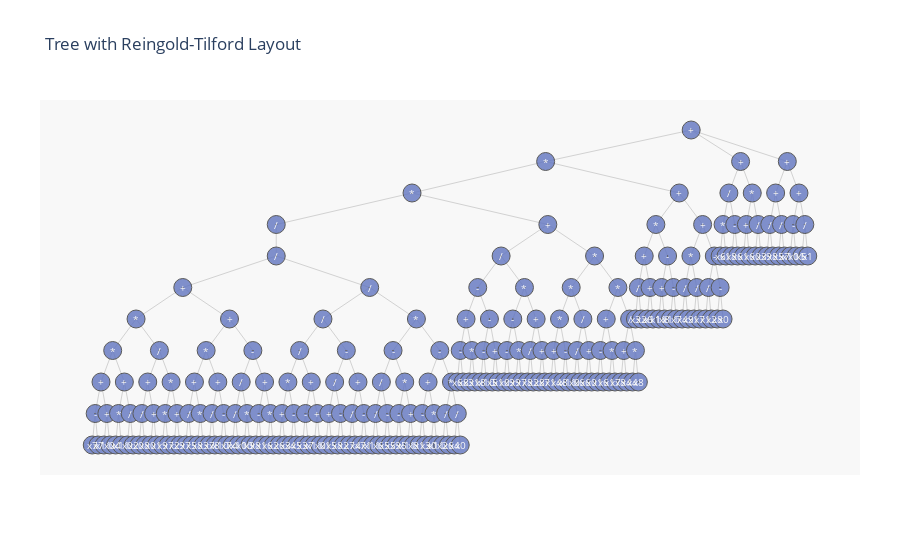

Notebook code cell kept with this figure:
### Code cell
tree1.view_tree()

### Figure 1 — Plotly figure (JSON) as saved in the notebook; plotly's stock layout.template omitted (floating-point values rounded to 4 significant figures; data arrays with more than 128 entries replaced by an {"elided": "..."} marker saying what was removed)
{"data": [{"hoverinfo": "none", "line": {"color": "rgb(210,210,210)", "width": 1}, "mode": "lines", "type": "scatter", "x": {"elided": "762 float values"}, "y": {"elided": "762 int values"}}, {"hoverinfo": "text", "marker": {"color": "#6175c1", "line": {"color": "rgb(50,50,50)", "width": 1}, "size": 18, "symbol": "circle-dot"}, "mode": "markers", "name": "Nodes", "opacity": 0.8, "text": {"elided": "255 str values"}, "type": "scatter", "x": {"elided": "255 float values"}, "y": {"elided": "255 int values"}}], "layout": {"annotations": [{"font": {"color": "rgb(250,250,250)", "size": 10}, "showarrow": false, "text": "/", "x": -71.04, "xref": "x", "y": 17, "yref": "y"}, {"font": {"color": "rgb(250,250,250)", "size": 10}, "showarrow": false, "text": "/", "x": -71.04, "xref": "x", "y": 16, "yref": "y"}, {"font": {"color": "rgb(250,250,250)", "size": 10}, "showarrow": false, "text": "+", "x": -87.04, "xref": "x", "y": 15, "yref": "y"}, {"font": {"color": "rgb(250,250,250)", "size": 10}, "showarrow": false, "text": "*", "x": -95.04, "xref": "x", "y": 14, "yref": "y"}, {"font": {"color": "rgb(250,250,250)", "size": 10}, "showarrow": false, "text": "*", "x": -99.04, "xref": "x", "y": 13, "yref": "y"}, {"font": {"color": "rgb(250,250,250)", "size": 10}, "showarrow": false, "text": "+", "x": -101.0, "xref": "x", "y": 12, "yref": "y"}, {"font": {"color": "rgb(250,250,250)", "size": 10}, "showarrow": false, "text": "-", "x": -102.0, "xref": "x", "y": 11, "yref": "y"}, {"font": {"color": "rgb(250,250,250)", "size": 10}, "showarrow": false, "text": "x7", "x": -102.5, "xref": "x", "y": 10, "yref": "y"}, {"font": {"color": "rgb(250,250,250)", "size": 10}, "showarrow": false, "text": "x7", "x": -101.5, "xref": "x", "y": 10, "yref": "y"}, {"font": {"color": "rgb(250,250,250)", "size": 10}, "showarrow": false, "text": "+", "x": -100.0, "xref": "x", "y": 11, "yref": "y"}, {"font": {"color": "rgb(250,250,250)", "size": 10}, "showarrow": false, "text": "x11", "x": -100.5, "xref": "x", "y": 10, "yref": "y"}, {"font": {"color": "rgb(250,250,250)", "size": 10}, "showarrow": false, "text": "x0", "x": -99.54, "xref": "x", "y": 10, "yref": "y"}, {"font": {"color": "rgb(250,250,250)", "size": 10}, "showarrow": false, "text": "+", "x": -97.04, "xref": "x", "y": 12, "yref": "y"}, {"font": {"color": "rgb(250,250,250)", "size": 10}, "showarrow": false, "text": "*", "x": -98.04, "xref": "x", "y": 11, "yref": "y"}, {"font": {"color": "rgb(250,250,250)", "size": 10}, "showarrow": false, "text": "x4", "x": -98.54, "xref": "x", "y": 10, "yref": "y"}, {"font": {"color": "rgb(250,250,250)", "size": 10}, "showarrow": false, "text": "x11", "x": -97.54, "xref": "x", "y": 10, "yref": "y"}, {"font": {"color": "rgb(250,250,250)", "size": 10}, "showarrow": false, "text": "/", "x": -96.04, "xref": "x", "y": 11, "yref": "y"}, {"font": {"color": "rgb(250,250,250)", "size": 10}, "showarrow": false, "text": "x0", "x": -96.54, "xref": "x", "y": 10, "yref": "y"}, {"font": {"color": "rgb(250,250,250)", "size": 10}, "showarrow": false, "text": "x2", "x": -95.54, "xref": "x", "y": 10, "yref": "y"}, {"font": {"color": "rgb(250,250,250)", "size": 10}, "showarrow": false, "text": "/", "x": -91.04, "xref": "x", "y": 13, "yref": "y"}, {"font": {"color": "rgb(250,250,250)", "size": 10}, "showarrow": false, "text": "+", "x": -93.04, "xref": "x", "y": 12, "yref": "y"}, {"font": {"color": "rgb(250,250,250)", "size": 10}, "showarrow": false, "text": "/", "x": -94.04, "xref": "x", "y": 11, "yref": "y"}, {"font": {"color": "rgb(250,250,250)", "size": 10}, "showarrow": false, "text": "x0", "x": -94.54, "xref": "x", "y": 10, "yref": "y"}, {"font": {"color": "rgb(250,250,250)", "size": 10}, "showarrow": false, "text": "x8", "x": -93.54, "xref": "x", "y": 10, "yref": "y"}, {"font": {"color": "rgb(250,250,250)", "size": 10}, "showarrow": false, "text": "+", "x": -92.04, "xref": "x", "y": 11, "yref": "y"}, {"font": {"color": "rgb(250,250,250)", "size": 10}, "showarrow": false, "text": "x0", "x": -92.54, "xref": "x", "y": 10, "yref": "y"}, {"font": {"color": "rgb(250,250,250)", "size": 10}, "showarrow": false, "text": "x1", "x": -91.54, "xref": "x", "y": 10, "yref": "y"}, {"font": {"color": "rgb(250,250,250)", "size": 10}, "showarrow": false, "text": "*", "x": -89.04, "xref": "x", "y": 12, "yref": "y"}, {"font": {"color": "rgb(250,250,250)", "size": 10}, "showarrow": false, "text": "*", "x": -90.04, "xref": "x", "y": 11, "yref": "y"}, {"font": {"color": "rgb(250,250,250)", "size": 10}, "showarrow": false, "text": "x9", "x": -90.54, "xref": "x", "y": 10, "yref": "y"}, {"font": {"color": "rgb(250,250,250)", "size": 10}, "showarrow": false, "text": "x7", "x": -89.54, "xref": "x", "y": 10, "yref": "y"}, {"font": {"color": "rgb(250,250,250)", "size": 10}, "showarrow": false, "text": "+", "x": -88.04, "xref": "x", "y": 11, "yref": "y"}, {"font": {"color": "rgb(250,250,250)", "size": 10}, "showarrow": false, "text": "x2", "x": -88.54, "xref": "x", "y": 10, "yref": "y"}, {"font": {"color": "rgb(250,250,250)", "size": 10}, "showarrow": false, "text": "x9", "x": -87.54, "xref": "x", "y": 10, "yref": "y"}, {"font": {"color": "rgb(250,250,250)", "size": 10}, "showarrow": false, "text": "+", "x": -79.04, "xref": "x", "y": 14, "yref": "y"}, {"font": {"color": "rgb(250,250,250)", "size": 10}, "showarrow": false, "text": "*", "x": -83.04, "xref": "x", "y": 13, "yref": "y"}, {"font": {"color": "rgb(250,250,250)", "size": 10}, "showarrow": false, "text": "+", "x": -85.04, "xref": "x", "y": 12, "yref": "y"}, {"font": {"color": "rgb(250,250,250)", "size": 10}, "showarrow": false, "text": "/", "x": -86.04, "xref": "x", "y": 11, "yref": "y"}, {"font": {"color": "rgb(250,250,250)", "size": 10}, "showarrow": false, "text": "x7", "x": -86.54, "xref": "x", "y": 10, "yref": "y"}, {"font": {"color": "rgb(250,250,250)", "size": 10}, "showarrow": false, "text": "x5", "x": -85.54, "xref": "x", "y": 10, "yref": "y"}, {"font": {"color": "rgb(250,250,250)", "size": 10}, "showarrow": false, "text": "*", "x": -84.04, "xref": "x", "y": 11, "yref": "y"}, {"font": {"color": "rgb(250,250,250)", "size": 10}, "showarrow": false, "text": "x8", "x": -84.54, "xref": "x", "y": 10, "yref": "y"}, {"font": {"color": "rgb(250,250,250)", "size": 10}, "showarrow": false, "text": "x3", "x": -83.54, "xref": "x", "y": 10, "yref": "y"}, {"font": {"color": "rgb(250,250,250)", "size": 10}, "showarrow": false, "text": "+", "x": -81.04, "xref": "x", "y": 12, "yref": "y"}, {"font": {"color": "rgb(250,250,250)", "size": 10}, "showarrow": false, "text": "/", "x": -82.04, "xref": "x", "y": 11, "yref": "y"}, {"font": {"color": "rgb(250,250,250)", "size": 10}, "showarrow": false, "text": "x7", "x": -82.54, "xref": "x", "y": 10, "yref": "y"}, {"font": {"color": "rgb(250,250,250)", "size": 10}, "showarrow": false, "text": "x8", "x": -81.54, "xref": "x", "y": 10, "yref": "y"}, {"font": {"color": "rgb(250,250,250)", "size": 10}, "showarrow": false, "text": "-", "x": -80.04, "xref": "x", "y": 11, "yref": "y"}, {"font": {"color": "rgb(250,250,250)", "size": 10}, "showarrow": false, "text": "x10", "x": -80.54, "xref": "x", "y": 10, "yref": "y"}, {"font": {"color": "rgb(250,250,250)", "size": 10}, "showarrow": false, "text": "x7", "x": -79.54, "xref": "x", "y": 10, "yref": "y"}, {"font": {"color": "rgb(250,250,250)", "size": 10}, "showarrow": false, "text": "-", "x": -75.04, "xref": "x", "y": 13, "yref": "y"}, {"font": {"color": "rgb(250,250,250)", "size": 10}, "showarrow": false, "text": "/", "x": -77.04, "xref": "x", "y": 12, "yref": "y"}, {"font": {"color": "rgb(250,250,250)", "size": 10}, "showarrow": false, "text": "/", "x": -78.04, "xref": "x", "y": 11, "yref": "y"}, {"font": {"color": "rgb(250,250,250)", "size": 10}, "showarrow": false, "text": "x4", "x": -78.54, "xref": "x", "y": 10, "yref": "y"}, {"font": {"color": "rgb(250,250,250)", "size": 10}, "showarrow": false, "text": "x10", "x": -77.54, "xref": "x", "y": 10, "yref": "y"}, {"font": {"color": "rgb(250,250,250)", "size": 10}, "showarrow": false, "text": "*", "x": -76.04, "xref": "x", "y": 11, "yref": "y"}, {"font": {"color": "rgb(250,250,250)", "size": 10}, "showarrow": false, "text": "x10", "x": -76.54, "xref": "x", "y": 10, "yref": "y"}, {"font": {"color": "rgb(250,250,250)", "size": 10}, "showarrow": false, "text": "x9", "x": -75.54, "xref": "x", "y": 10, "yref": "y"}, {"font": {"color": "rgb(250,250,250)", "size": 10}, "showarrow": false, "text": "+", "x": -73.04, "xref": "x", "y": 12, "yref": "y"}, {"font": {"color": "rgb(250,250,250)", "size": 10}, "showarrow": false, "text": "-", "x": -74.04, "xref": "x", "y": 11, "yref": "y"}, {"font": {"color": "rgb(250,250,250)", "size": 10}, "showarrow": false, "text": "x8", "x": -74.54, "xref": "x", "y": 10, "yref": "y"}, {"font": {"color": "rgb(250,250,250)", "size": 10}, "showarrow": false, "text": "x1", "x": -73.54, "xref": "x", "y": 10, "yref": "y"}, {"font": {"color": "rgb(250,250,250)", "size": 10}, "showarrow": false, "text": "*", "x": -72.04, "xref": "x", "y": 11, "yref": "y"}, {"font": {"color": "rgb(250,250,250)", "size": 10}, "showarrow": false, "text": "x6", "x": -72.54, "xref": "x", "y": 10, "yref": "y"}, {"font": {"color": "rgb(250,250,250)", "size": 10}, "showarrow": false, "text": "x2", "x": -71.54, "xref": "x", "y": 10, "yref": "y"}, {"font": {"color": "rgb(250,250,250)", "size": 10}, "showarrow": false, "text": "/", "x": -55.04, "xref": "x", "y": 15, "yref": "y"}, {"font": {"color": "rgb(250,250,250)", "size": 10}, "showarrow": false, "text": "/", "x": -63.04, "xref": "x", "y": 14, "yref": "y"}, {"font": {"color": "rgb(250,250,250)", "size": 10}, "showarrow": false, "text": "/", "x": -67.04, "xref": "x", "y": 13, "yref": "y"}, {"font": {"color": "rgb(250,250,250)", "size": 10}, "showarrow": false, "text": "*", "x": -69.04, "xref": "x", "y": 12, "yref": "y"}, {"font": {"color": "rgb(250,250,250)", "size": 10}, "showarrow": false, "text": "+", "x": -70.04, "xref": "x", "y": 11, "yref": "y"}, {"font": {"color": "rgb(250,250,250)", "size": 10}, "showarrow": false, "text": "x6", "x": -70.54, "xref": "x", "y": 10, "yref": "y"}, {"font": {"color": "rgb(250,250,250)", "size": 10}, "showarrow": false, "text": "x3", "x": -69.54, "xref": "x", "y": 10, "yref": "y"}, {"font": {"color": "rgb(250,250,250)", "size": 10}, "showarrow": false, "text": "-", "x": -68.04, "xref": "x", "y": 11, "yref": "y"}, {"font": {"color": "rgb(250,250,250)", "size": 10}, "showarrow": false, "text": "x4", "x": -68.54, "xref": "x", "y": 10, "yref": "y"}, {"font": {"color": "rgb(250,250,250)", "size": 10}, "showarrow": false, "text": "x5", "x": -67.54, "xref": "x", "y": 10, "yref": "y"}, {"font": {"color": "rgb(250,250,250)", "size": 10}, "showarrow": false, "text": "+", "x": -65.04, "xref": "x", "y": 12, "yref": "y"}, {"font": {"color": "rgb(250,250,250)", "size": 10}, "showarrow": false, "text": "-", "x": -66.04, "xref": "x", "y": 11, "yref": "y"}, {"font": {"color": "rgb(250,250,250)", "size": 10}, "showarrow": false, "text": "x3", "x": -66.54, "xref": "x", "y": 10, "yref": "y"}, {"font": {"color": "rgb(250,250,250)", "size": 10}, "showarrow": false, "text": "x7", "x": -65.54, "xref": "x", "y": 10, "yref": "y"}, {"font": {"color": "rgb(250,250,250)", "size": 10}, "showarrow": false, "text": "+", "x": -64.04, "xref": "x", "y": 11, "yref": "y"}, {"font": {"color": "rgb(250,250,250)", "size": 10}, "showarrow": false, "text": "x11", "x": -64.54, "xref": "x", "y": 10, "yref": "y"}, {"font": {"color": "rgb(250,250,250)", "size": 10}, "showarrow": false, "text": "x0", "x": -63.54, "xref": "x", "y": 10, "yref": "y"}, {"font": {"color": "rgb(250,250,250)", "size": 10}, "showarrow": false, "text": "-", "x": -59.04, "xref": "x", "y": 13, "yref": "y"}, {"font": {"color": "rgb(250,250,250)", "size": 10}, "showarrow": false, "text": "/", "x": -61.04, "xref": "x", "y": 12, "yref": "y"}, {"font": {"color": "rgb(250,250,250)", "size": 10}, "showarrow": false, "text": "+", "x": -62.04, "xref": "x", "y": 11, "yref": "y"}, {"font": {"color": "rgb(250,250,250)", "size": 10}, "showarrow": false, "text": "x1", "x": -62.54, "xref": "x", "y": 10, "yref": "y"}, {"font": {"color": "rgb(250,250,250)", "size": 10}, "showarrow": false, "text": "x5", "x": -61.54, "xref": "x", "y": 10, "yref": "y"}, {"font": {"color": "rgb(250,250,250)", "size": 10}, "showarrow": false, "text": "-", "x": -60.04, "xref": "x", "y": 11, "yref": "y"}, {"font": {"color": "rgb(250,250,250)", "size": 10}, "showarrow": false, "text": "x8", "x": -60.54, "xref": "x", "y": 10, "yref": "y"}, {"font": {"color": "rgb(250,250,250)", "size": 10}, "showarrow": false, "text": "x2", "x": -59.54, "xref": "x", "y": 10, "yref": "y"}, {"font": {"color": "rgb(250,250,250)", "size": 10}, "showarrow": false, "text": "+", "x": -57.04, "xref": "x", "y": 12, "yref": "y"}, {"font": {"color": "rgb(250,250,250)", "size": 10}, "showarrow": false, "text": "/", "x": -58.04, "xref": "x", "y": 11, "yref": "y"}, {"font": {"color": "rgb(250,250,250)", "size": 10}, "showarrow": false, "text": "x7", "x": -58.54, "xref": "x", "y": 10, "yref": "y"}, {"font": {"color": "rgb(250,250,250)", "size": 10}, "showarrow": false, "text": "x4", "x": -57.54, "xref": "x", "y": 10, "yref": "y"}, {"font": {"color": "rgb(250,250,250)", "size": 10}, "showarrow": false, "text": "-", "x": -56.04, "xref": "x", "y": 11, "yref": "y"}, {"font": {"color": "rgb(250,250,250)", "size": 10}, "showarrow": false, "text": "x7", "x": -56.54, "xref": "x", "y": 10, "yref": "y"}, {"font": {"color": "rgb(250,250,250)", "size": 10}, "showarrow": false, "text": "x1", "x": -55.54, "xref": "x", "y": 10, "yref": "y"}, {"font": {"color": "rgb(250,250,250)", "size": 10}, "showarrow": false, "text": "*", "x": -47.04, "xref": "x", "y": 14, "yref": "y"}, {"font": {"color": "rgb(250,250,250)", "size": 10}, "showarrow": false, "text": "-", "x": -51.04, "xref": "x", "y": 13, "yref": "y"}, {"font": {"color": "rgb(250,250,250)", "size": 10}, "showarrow": false, "text": "/", "x": -53.04, "xref": "x", "y": 12, "yref": "y"}, {"font": {"color": "rgb(250,250,250)", "size": 10}, "showarrow": false, "text": "/", "x": -54.04, "xref": "x", "y": 11, "yref": "y"}, {"font": {"color": "rgb(250,250,250)", "size": 10}, "showarrow": false, "text": "x11", "x": -54.54, "xref": "x", "y": 10, "yref": "y"}, {"font": {"color": "rgb(250,250,250)", "size": 10}, "showarrow": false, "text": "x6", "x": -53.54, "xref": "x", "y": 10, "yref": "y"}, {"font": {"color": "rgb(250,250,250)", "size": 10}, "showarrow": false, "text": "-", "x": -52.04, "xref": "x", "y": 11, "yref": "y"}, {"font": {"color": "rgb(250,250,250)", "size": 10}, "showarrow": false, "text": "x5", "x": -52.54, "xref": "x", "y": 10, "yref": "y"}, {"font": {"color": "rgb(250,250,250)", "size": 10}, "showarrow": false, "text": "x5", "x": -51.54, "xref": "x", "y": 10, "yref": "y"}, {"font": {"color": "rgb(250,250,250)", "size": 10}, "showarrow": false, "text": "*", "x": -49.04, "xref": "x", "y": 12, "yref": "y"}, {"font": {"color": "rgb(250,250,250)", "size": 10}, "showarrow": false, "text": "-", "x": -50.04, "xref": "x", "y": 11, "yref": "y"}, {"font": {"color": "rgb(250,250,250)", "size": 10}, "showarrow": false, "text": "x9", "x": -50.54, "xref": "x", "y": 10, "yref": "y"}, {"font": {"color": "rgb(250,250,250)", "size": 10}, "showarrow": false, "text": "x5", "x": -49.54, "xref": "x", "y": 10, "yref": "y"}, {"font": {"color": "rgb(250,250,250)", "size": 10}, "showarrow": false, "text": "+", "x": -48.04, "xref": "x", "y": 11, "yref": "y"}, {"font": {"color": "rgb(250,250,250)", "size": 10}, "showarrow": false, "text": "x11", "x": -48.54, "xref": "x", "y": 10, "yref": "y"}, {"font": {"color": "rgb(250,250,250)", "size": 10}, "showarrow": false, "text": "x8", "x": -47.54, "xref": "x", "y": 10, "yref": "y"}, {"font": {"color": "rgb(250,250,250)", "size": 10}, "showarrow": false, "text": "-", "x": -43.04, "xref": "x", "y": 13, "yref": "y"}, {"font": {"color": "rgb(250,250,250)", "size": 10}, "showarrow": false, "text": "+", "x": -45.04, "xref": "x", "y": 12, "yref": "y"}, {"font": {"color": "rgb(250,250,250)", "size": 10}, "showarrow": false, "text": "-", "x": -46.04, "xref": "x", "y": 11, "yref": "y"}, {"font": {"color": "rgb(250,250,250)", "size": 10}, "showarrow": false, "text": "x1", "x": -46.54, "xref": "x", "y": 10, "yref": "y"}, {"font": {"color": "rgb(250,250,250)", "size": 10}, "showarrow": false, "text": "x3", "x": -45.54, "xref": "x", "y": 10, "yref": "y"}, {"font": {"color": "rgb(250,250,250)", "size": 10}, "showarrow": false, "text": "*", "x": -44.04, "xref": "x", "y": 11, "yref": "y"}, {"font": {"color": "rgb(250,250,250)", "size": 10}, "showarrow": false, "text": "x0", "x": -44.54, "xref": "x", "y": 10, "yref": "y"}, {"font": {"color": "rgb(250,250,250)", "size": 10}, "showarrow": false, "text": "x11", "x": -43.54, "xref": "x", "y": 10, "yref": "y"}, {"font": {"color": "rgb(250,250,250)", "size": 10}, "showarrow": false, "text": "*", "x": -41.04, "xref": "x", "y": 12, "yref": "y"}, {"font": {"color": "rgb(250,250,250)", "size": 10}, "showarrow": false, "text": "/", "x": -42.04, "xref": "x", "y": 11, "yref": "y"}, {"font": {"color": "rgb(250,250,250)", "size": 10}, "showarrow": false, "text": "x2", "x": -42.54, "xref": "x", "y": 10, "yref": "y"}, {"font": {"color": "rgb(250,250,250)", "size": 10}, "showarrow": false, "text": "x6", "x": -41.54, "xref": "x", "y": 10, "yref": "y"}, {"font": {"color": "rgb(250,250,250)", "size": 10}, "showarrow": false, "text": "/", "x": -40.04, "xref": "x", "y": 11, "yref": "y"}, {"font": {"color": "rgb(250,250,250)", "size": 10}, "showarrow": false, "text": "x4", "x": -40.54, "xref": "x", "y": 10, "yref": "y"}, {"font": {"color": "rgb(250,250,250)", "size": 10}, "showarrow": false, "text": "x0", "x": -39.54, "xref": "x", "y": 10, "yref": "y"}, {"font": {"color": "rgb(250,250,250)", "size": 10}, "showarrow": false, "text": "*", "x": -47.79, "xref": "x", "y": 18, "yref": "y"}, {"font": {"color": "rgb(250,250,250)", "size": 10}, "showarrow": false, "text": "+", "x": -24.54, "xref": "x", "y": 17, "yref": "y"}, {"font": {"color": "rgb(250,250,250)", "size": 10}, "showarrow": false, "text": "/", "x": -32.54, "xref": "x", "y": 16, "yref": "y"}, {"font": {"color": "rgb(250,250,250)", "size": 10}, "showarrow": false, "text": "-", "x": -36.54, "xref": "x", "y": 15, "yref": "y"}, {"font": {"color": "rgb(250,250,250)", "size": 10}, "showarrow": false, "text": "+", "x": -38.54, "xref": "x", "y": 14, "yref": "y"}, {"font": {"color": "rgb(250,250,250)", "size": 10}, "showarrow": false, "text": "-", "x": -39.54, "xref": "x", "y": 13, "yref": "y"}, {"font": {"color": "rgb(250,250,250)", "size": 10}, "showarrow": false, "text": "x6", "x": -40.04, "xref": "x", "y": 12, "yref": "y"}, {"font": {"color": "rgb(250,250,250)", "size": 10}, "showarrow": false, "text": "x8", "x": -39.04, "xref": "x", "y": 12, "yref": "y"}, {"font": {"color": "rgb(250,250,250)", "size": 10}, "showarrow": false, "text": "*", "x": -37.54, "xref": "x", "y": 13, "yref": "y"}, {"font": {"color": "rgb(250,250,250)", "size": 10}, "showarrow": false, "text": "x3", "x": -38.04, "xref": "x", "y": 12, "yref": "y"}, {"font": {"color": "rgb(250,250,250)", "size": 10}, "showarrow": false, "text": "x1", "x": -37.04, "xref": "x", "y": 12, "yref": "y"}, {"font": {"color": "rgb(250,250,250)", "size": 10}, "showarrow": false, "text": "-", "x": -34.54, "xref": "x", "y": 14, "yref": "y"}, {"font": {"color": "rgb(250,250,250)", "size": 10}, "showarrow": false, "text": "-", "x": -35.54, "xref": "x", "y": 13, "yref": "y"}, {"font": {"color": "rgb(250,250,250)", "size": 10}, "showarrow": false, "text": "x8", "x": -36.04, "xref": "x", "y": 12, "yref": "y"}, {"font": {"color": "rgb(250,250,250)", "size": 10}, "showarrow": false, "text": "x10", "x": -35.04, "xref": "x", "y": 12, "yref": "y"}, {"font": {"color": "rgb(250,250,250)", "size": 10}, "showarrow": false, "text": "+", "x": -33.54, "xref": "x", "y": 13, "yref": "y"}, {"font": {"color": "rgb(250,250,250)", "size": 10}, "showarrow": false, "text": "x5", "x": -34.04, "xref": "x", "y": 12, "yref": "y"}, {"font": {"color": "rgb(250,250,250)", "size": 10}, "showarrow": false, "text": "x1", "x": -33.04, "xref": "x", "y": 12, "yref": "y"}, {"font": {"color": "rgb(250,250,250)", "size": 10}, "showarrow": false, "text": "*", "x": -28.54, "xref": "x", "y": 15, "yref": "y"}, {"font": {"color": "rgb(250,250,250)", "size": 10}, "showarrow": false, "text": "-", "x": -30.54, "xref": "x", "y": 14, "yref": "y"}, {"font": {"color": "rgb(250,250,250)", "size": 10}, "showarrow": false, "text": "-", "x": -31.54, "xref": "x", "y": 13, "yref": "y"}, {"font": {"color": "rgb(250,250,250)", "size": 10}, "showarrow": false, "text": "x0", "x": -32.04, "xref": "x", "y": 12, "yref": "y"}, {"font": {"color": "rgb(250,250,250)", "size": 10}, "showarrow": false, "text": "x9", "x": -31.04, "xref": "x", "y": 12, "yref": "y"}, {"font": {"color": "rgb(250,250,250)", "size": 10}, "showarrow": false, "text": "*", "x": -29.54, "xref": "x", "y": 13, "yref": "y"}, {"font": {"color": "rgb(250,250,250)", "size": 10}, "showarrow": false, "text": "x9", "x": -30.04, "xref": "x", "y": 12, "yref": "y"}, {"font": {"color": "rgb(250,250,250)", "size": 10}, "showarrow": false, "text": "x7", "x": -29.04, "xref": "x", "y": 12, "yref": "y"}, {"font": {"color": "rgb(250,250,250)", "size": 10}, "showarrow": false, "text": "+", "x": -26.54, "xref": "x", "y": 14, "yref": "y"}, {"font": {"color": "rgb(250,250,250)", "size": 10}, "showarrow": false, "text": "/", "x": -27.54, "xref": "x", "y": 13, "yref": "y"}, {"font": {"color": "rgb(250,250,250)", "size": 10}, "showarrow": false, "text": "x8", "x": -28.04, "xref": "x", "y": 12, "yref": "y"}, {"font": {"color": "rgb(250,250,250)", "size": 10}, "showarrow": false, "text": "x2", "x": -27.04, "xref": "x", "y": 12, "yref": "y"}, {"font": {"color": "rgb(250,250,250)", "size": 10}, "showarrow": false, "text": "+", "x": -25.54, "xref": "x", "y": 13, "yref": "y"}, {"font": {"color": "rgb(250,250,250)", "size": 10}, "showarrow": false, "text": "x8", "x": -26.04, "xref": "x", "y": 12, "yref": "y"}, {"font": {"color": "rgb(250,250,250)", "size": 10}, "showarrow": false, "text": "x7", "x": -25.04, "xref": "x", "y": 12, "yref": "y"}, {"font": {"color": "rgb(250,250,250)", "size": 10}, "showarrow": false, "text": "*", "x": -16.54, "xref": "x", "y": 16, "yref": "y"}, {"font": {"color": "rgb(250,250,250)", "size": 10}, "showarrow": false, "text": "*", "x": -20.54, "xref": "x", "y": 15, "yref": "y"}, {"font": {"color": "rgb(250,250,250)", "size": 10}, "showarrow": false, "text": "*", "x": -22.54, "xref": "x", "y": 14, "yref": "y"}, {"font": {"color": "rgb(250,250,250)", "size": 10}, "showarrow": false, "text": "+", "x": -23.54, "xref": "x", "y": 13, "yref": "y"}, {"font": {"color": "rgb(250,250,250)", "size": 10}, "showarrow": false, "text": "x1", "x": -24.04, "xref": "x", "y": 12, "yref": "y"}, {"font": {"color": "rgb(250,250,250)", "size": 10}, "showarrow": false, "text": "x4", "x": -23.04, "xref": "x", "y": 12, "yref": "y"}, {"font": {"color": "rgb(250,250,250)", "size": 10}, "showarrow": false, "text": "-", "x": -21.54, "xref": "x", "y": 13, "yref": "y"}, {"font": {"color": "rgb(250,250,250)", "size": 10}, "showarrow": false, "text": "x8", "x": -22.04, "xref": "x", "y": 12, "yref": "y"}, {"font": {"color": "rgb(250,250,250)", "size": 10}, "showarrow": false, "text": "x11", "x": -21.04, "xref": "x", "y": 12, "yref": "y"}, {"font": {"color": "rgb(250,250,250)", "size": 10}, "showarrow": false, "text": "/", "x": -18.54, "xref": "x", "y": 14, "yref": "y"}, {"font": {"color": "rgb(250,250,250)", "size": 10}, "showarrow": false, "text": "/", "x": -19.54, "xref": "x", "y": 13, "yref": "y"}, {"font": {"color": "rgb(250,250,250)", "size": 10}, "showarrow": false, "text": "x0", "x": -20.04, "xref": "x", "y": 12, "yref": "y"}, {"font": {"color": "rgb(250,250,250)", "size": 10}, "showarrow": false, "text": "x6", "x": -19.04, "xref": "x", "y": 12, "yref": "y"}, {"font": {"color": "rgb(250,250,250)", "size": 10}, "showarrow": false, "text": "+", "x": -17.54, "xref": "x", "y": 13, "yref": "y"}, {"font": {"color": "rgb(250,250,250)", "size": 10}, "showarrow": false, "text": "x6", "x": -18.04, "xref": "x", "y": 12, "yref": "y"}, {"font": {"color": "rgb(250,250,250)", "size": 10}, "showarrow": false, "text": "x0", "x": -17.04, "xref": "x", "y": 12, "yref": "y"}, {"font": {"color": "rgb(250,250,250)", "size": 10}, "showarrow": false, "text": "*", "x": -12.54, "xref": "x", "y": 15, "yref": "y"}, {"font": {"color": "rgb(250,250,250)", "size": 10}, "showarrow": false, "text": "+", "x": -14.54, "xref": "x", "y": 14, "yref": "y"}, {"font": {"color": "rgb(250,250,250)", "size": 10}, "showarrow": false, "text": "-", "x": -15.54, "xref": "x", "y": 13, "yref": "y"}, {"font": {"color": "rgb(250,250,250)", "size": 10}, "showarrow": false, "text": "x1", "x": -16.04, "xref": "x", "y": 12, "yref": "y"}, {"font": {"color": "rgb(250,250,250)", "size": 10}, "showarrow": false, "text": "x6", "x": -15.04, "xref": "x", "y": 12, "yref": "y"}, {"font": {"color": "rgb(250,250,250)", "size": 10}, "showarrow": false, "text": "*", "x": -13.54, "xref": "x", "y": 13, "yref": "y"}, {"font": {"color": "rgb(250,250,250)", "size": 10}, "showarrow": false, "text": "x1", "x": -14.04, "xref": "x", "y": 12, "yref": "y"}, {"font": {"color": "rgb(250,250,250)", "size": 10}, "showarrow": false, "text": "x7", "x": -13.04, "xref": "x", "y": 12, "yref": "y"}, {"font": {"color": "rgb(250,250,250)", "size": 10}, "showarrow": false, "text": "/", "x": -10.54, "xref": "x", "y": 14, "yref": "y"}, {"font": {"color": "rgb(250,250,250)", "size": 10}, "showarrow": false, "text": "+", "x": -11.54, "xref": "x", "y": 13, "yref": "y"}, {"font": {"color": "rgb(250,250,250)", "size": 10}, "showarrow": false, "text": "x8", "x": -12.04, "xref": "x", "y": 12, "yref": "y"}, {"font": {"color": "rgb(250,250,250)", "size": 10}, "showarrow": false, "text": "x4", "x": -11.04, "xref": "x", "y": 12, "yref": "y"}, {"font": {"color": "rgb(250,250,250)", "size": 10}, "showarrow": false, "text": "*", "x": -9.542, "xref": "x", "y": 13, "yref": "y"}, {"font": {"color": "rgb(250,250,250)", "size": 10}, "showarrow": false, "text": "x4", "x": -10.04, "xref": "x", "y": 12, "yref": "y"}, {"font": {"color": "rgb(250,250,250)", "size": 10}, "showarrow": false, "text": "x8", "x": -9.042, "xref": "x", "y": 12, "yref": "y"}, {"font": {"color": "rgb(250,250,250)", "size": 10}, "showarrow": false, "text": "*", "x": -24.92, "xref": "x", "y": 19, "yref": "y"}, {"font": {"color": "rgb(250,250,250)", "size": 10}, "showarrow": false, "text": "+", "x": -2.042, "xref": "x", "y": 18, "yref": "y"}, {"font": {"color": "rgb(250,250,250)", "size": 10}, "showarrow": false, "text": "*", "x": -6.042, "xref": "x", "y": 17, "yref": "y"}, {"font": {"color": "rgb(250,250,250)", "size": 10}, "showarrow": false, "text": "+", "x": -8.042, "xref": "x", "y": 16, "yref": "y"}, {"font": {"color": "rgb(250,250,250)", "size": 10}, "showarrow": false, "text": "/", "x": -9.042, "xref": "x", "y": 15, "yref": "y"}, {"font": {"color": "rgb(250,250,250)", "size": 10}, "showarrow": false, "text": "x3", "x": -9.542, "xref": "x", "y": 14, "yref": "y"}, {"font": {"color": "rgb(250,250,250)", "size": 10}, "showarrow": false, "text": "x2", "x": -8.542, "xref": "x", "y": 14, "yref": "y"}, {"font": {"color": "rgb(250,250,250)", "size": 10}, "showarrow": false, "text": "+", "x": -7.042, "xref": "x", "y": 15, "yref": "y"}, {"font": {"color": "rgb(250,250,250)", "size": 10}, "showarrow": false, "text": "x6", "x": -7.542, "xref": "x", "y": 14, "yref": "y"}, {"font": {"color": "rgb(250,250,250)", "size": 10}, "showarrow": false, "text": "x11", "x": -6.542, "xref": "x", "y": 14, "yref": "y"}, {"font": {"color": "rgb(250,250,250)", "size": 10}, "showarrow": false, "text": "-", "x": -4.042, "xref": "x", "y": 16, "yref": "y"}, {"font": {"color": "rgb(250,250,250)", "size": 10}, "showarrow": false, "text": "+", "x": -5.042, "xref": "x", "y": 15, "yref": "y"}, {"font": {"color": "rgb(250,250,250)", "size": 10}, "showarrow": false, "text": "x11", "x": -5.542, "xref": "x", "y": 14, "yref": "y"}, {"font": {"color": "rgb(250,250,250)", "size": 10}, "showarrow": false, "text": "x8", "x": -4.542, "xref": "x", "y": 14, "yref": "y"}, {"font": {"color": "rgb(250,250,250)", "size": 10}, "showarrow": false, "text": "-", "x": -3.042, "xref": "x", "y": 15, "yref": "y"}, {"font": {"color": "rgb(250,250,250)", "size": 10}, "showarrow": false, "text": "x11", "x": -3.542, "xref": "x", "y": 14, "yref": "y"}, {"font": {"color": "rgb(250,250,250)", "size": 10}, "showarrow": false, "text": "x7", "x": -2.542, "xref": "x", "y": 14, "yref": "y"}, {"font": {"color": "rgb(250,250,250)", "size": 10}, "showarrow": false, "text": "+", "x": 1.958, "xref": "x", "y": 17, "yref": "y"}, {"font": {"color": "rgb(250,250,250)", "size": 10}, "showarrow": false, "text": "*", "x": -0.04167, "xref": "x", "y": 16, "yref": "y"}, {"font": {"color": "rgb(250,250,250)", "size": 10}, "showarrow": false, "text": "/", "x": -1.042, "xref": "x", "y": 15, "yref": "y"}, {"font": {"color": "rgb(250,250,250)", "size": 10}, "showarrow": false, "text": "x4", "x": -1.542, "xref": "x", "y": 14, "yref": "y"}, {"font": {"color": "rgb(250,250,250)", "size": 10}, "showarrow": false, "text": "x9", "x": -0.5417, "xref": "x", "y": 14, "yref": "y"}, {"font": {"color": "rgb(250,250,250)", "size": 10}, "showarrow": false, "text": "/", "x": 0.9583, "xref": "x", "y": 15, "yref": "y"}, {"font": {"color": "rgb(250,250,250)", "size": 10}, "showarrow": false, "text": "x1", "x": 0.4583, "xref": "x", "y": 14, "yref": "y"}, {"font": {"color": "rgb(250,250,250)", "size": 10}, "showarrow": false, "text": "x7", "x": 1.458, "xref": "x", "y": 14, "yref": "y"}, {"font": {"color": "rgb(250,250,250)", "size": 10}, "showarrow": false, "text": "-", "x": 3.958, "xref": "x", "y": 16, "yref": "y"}, {"font": {"color": "rgb(250,250,250)", "size": 10}, "showarrow": false, "text": "/", "x": 2.958, "xref": "x", "y": 15, "yref": "y"}, {"font": {"color": "rgb(250,250,250)", "size": 10}, "showarrow": false, "text": "x1", "x": 2.458, "xref": "x", "y": 14, "yref": "y"}, {"font": {"color": "rgb(250,250,250)", "size": 10}, "showarrow": false, "text": "x2", "x": 3.458, "xref": "x", "y": 14, "yref": "y"}, {"font": {"color": "rgb(250,250,250)", "size": 10}, "showarrow": false, "text": "-", "x": 4.958, "xref": "x", "y": 15, "yref": "y"}, {"font": {"color": "rgb(250,250,250)", "size": 10}, "showarrow": false, "text": "x8", "x": 4.458, "xref": "x", "y": 14, "yref": "y"}, {"font": {"color": "rgb(250,250,250)", "size": 10}, "showarrow": false, "text": "x0", "x": 5.458, "xref": "x", "y": 14, "yref": "y"}, {"font": {"color": "rgb(250,250,250)", "size": 10}, "showarrow": false, "text": "+", "x": 0, "xref": "x", "y": 20, "yref": "y"}, {"font": {"color": "rgb(250,250,250)", "size": 10}, "showarrow": false, "text": "+", "x": 8.458, "xref": "x", "y": 19, "yref": "y"}, {"font": {"color": "rgb(250,250,250)", "size": 10}, "showarrow": false, "text": "/", "x": 6.458, "xref": "x", "y": 18, "yref": "y"}, {"font": {"color": "rgb(250,250,250)", "size": 10}, "showarrow": false, "text": "*", "x": 5.458, "xref": "x", "y": 17, "yref": "y"}, {"font": {"color": "rgb(250,250,250)", "size": 10}, "showarrow": false, "text": "x6", "x": 4.958, "xref": "x", "y": 16, "yref": "y"}, {"font": {"color": "rgb(250,250,250)", "size": 10}, "showarrow": false, "text": "x1", "x": 5.958, "xref": "x", "y": 16, "yref": "y"}, {"font": {"color": "rgb(250,250,250)", "size": 10}, "showarrow": false, "text": "-", "x": 7.458, "xref": "x", "y": 17, "yref": "y"}, {"font": {"color": "rgb(250,250,250)", "size": 10}, "showarrow": false, "text": "x8", "x": 6.958, "xref": "x", "y": 16, "yref": "y"}, {"font": {"color": "rgb(250,250,250)", "size": 10}, "showarrow": false, "text": "x6", "x": 7.958, "xref": "x", "y": 16, "yref": "y"}, {"font": {"color": "rgb(250,250,250)", "size": 10}, "showarrow": false, "text": "*", "x": 10.46, "xref": "x", "y": 18, "yref": "y"}, {"font": {"color": "rgb(250,250,250)", "size": 10}, "showarrow": false, "text": "+", "x": 9.458, "xref": "x", "y": 17, "yref": "y"}, {"font": {"color": "rgb(250,250,250)", "size": 10}, "showarrow": false, "text": "x1", "x": 8.958, "xref": "x", "y": 16, "yref": "y"}, {"font": {"color": "rgb(250,250,250)", "size": 10}, "showarrow": false, "text": "x6", "x": 9.958, "xref": "x", "y": 16, "yref": "y"}, {"font": {"color": "rgb(250,250,250)", "size": 10}, "showarrow": false, "text": "/", "x": 11.46, "xref": "x", "y": 17, "yref": "y"}, {"font": {"color": "rgb(250,250,250)", "size": 10}, "showarrow": false, "text": "x0", "x": 10.96, "xref": "x", "y": 16, "yref": "y"}, {"font": {"color": "rgb(250,250,250)", "size": 10}, "showarrow": false, "text": "x3", "x": 11.96, "xref": "x", "y": 16, "yref": "y"}, {"font": {"color": "rgb(250,250,250)", "size": 10}, "showarrow": false, "text": "+", "x": 16.46, "xref": "x", "y": 19, "yref": "y"}, {"font": {"color": "rgb(250,250,250)", "size": 10}, "showarrow": false, "text": "+", "x": 14.46, "xref": "x", "y": 18, "yref": "y"}, {"font": {"color": "rgb(250,250,250)", "size": 10}, "showarrow": false, "text": "/", "x": 13.46, "xref": "x", "y": 17, "yref": "y"}, {"font": {"color": "rgb(250,250,250)", "size": 10}, "showarrow": false, "text": "x9", "x": 12.96, "xref": "x", "y": 16, "yref": "y"}, {"font": {"color": "rgb(250,250,250)", "size": 10}, "showarrow": false, "text": "x8", "x": 13.96, "xref": "x", "y": 16, "yref": "y"}, {"font": {"color": "rgb(250,250,250)", "size": 10}, "showarrow": false, "text": "/", "x": 15.46, "xref": "x", "y": 17, "yref": "y"}, {"font": {"color": "rgb(250,250,250)", "size": 10}, "showarrow": false, "text": "x5", "x": 14.96, "xref": "x", "y": 16, "yref": "y"}, {"font": {"color": "rgb(250,250,250)", "size": 10}, "showarrow": false, "text": "x7", "x": 15.96, "xref": "x", "y": 16, "yref": "y"}, {"font": {"color": "rgb(250,250,250)", "size": 10}, "showarrow": false, "text": "+", "x": 18.46, "xref": "x", "y": 18, "yref": "y"}, {"font": {"color": "rgb(250,250,250)", "size": 10}, "showarrow": false, "text": "-", "x": 17.46, "xref": "x", "y": 17, "yref": "y"}, {"font": {"color": "rgb(250,250,250)", "size": 10}, "showarrow": false, "text": "x10", "x": 16.96, "xref": "x", "y": 16, "yref": "y"}, {"font": {"color": "rgb(250,250,250)", "size": 10}, "showarrow": false, "text": "x11", "x": 17.96, "xref": "x", "y": 16, "yref": "y"}, {"font": {"color": "rgb(250,250,250)", "size": 10}, "showarrow": false, "text": "/", "x": 19.46, "xref": "x", "y": 17, "yref": "y"}, {"font": {"color": "rgb(250,250,250)", "size": 10}, "showarrow": false, "text": "x5", "x": 18.96, "xref": "x", "y": 16, "yref": "y"}, {"font": {"color": "rgb(250,250,250)", "size": 10}, "showarrow": false, "text": "x1", "x": 19.96, "xref": "x", "y": 16, "yref": "y"}], "font": {"size": 12}, "hovermode": "closest", "margin": {"b": 85, "l": 40, "r": 40, "t": 100}, "plot_bgcolor": "rgb(248,248,248)", "showlegend": false, "title": {"text": "Tree with Reingold-Tilford Layout"}, "xaxis": {"showgrid": false, "showline": false, "showticklabels": false, "zeroline": false}, "yaxis": {"showgrid": false, "showline": false, "showticklabels": false, "zeroline": false}}}
